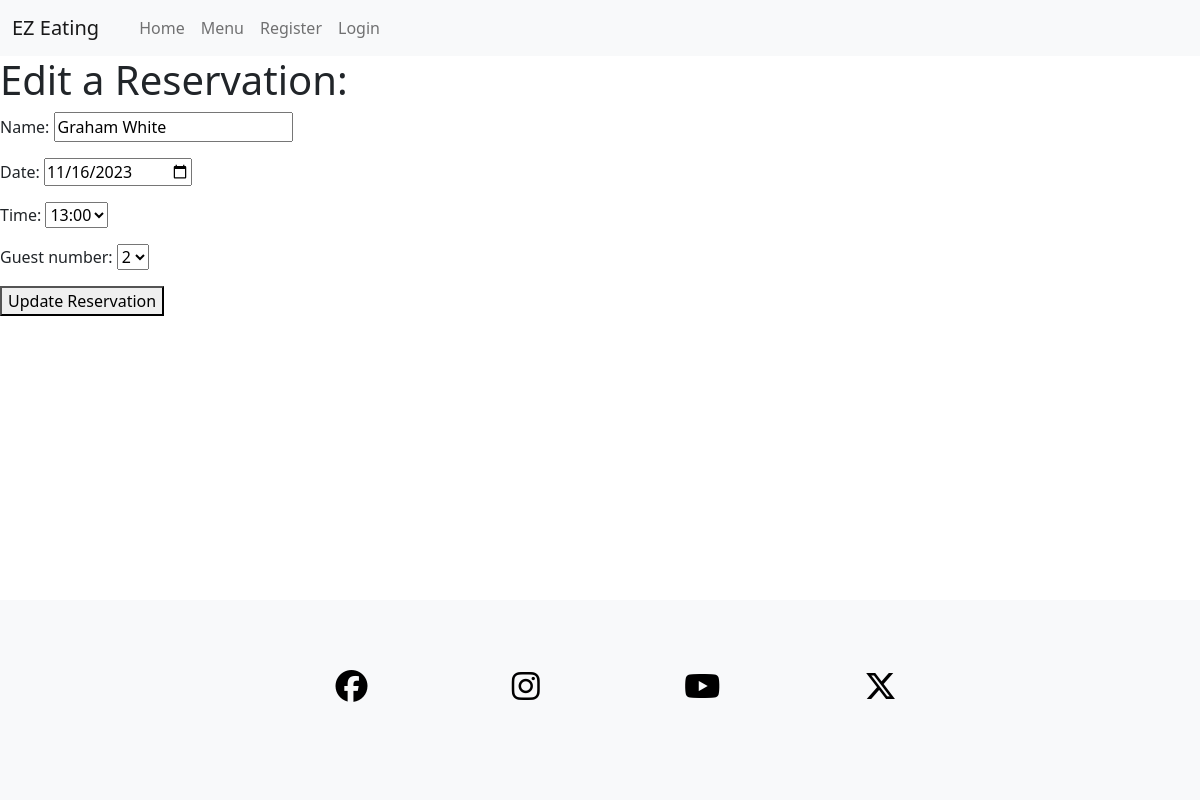
Screenshot of /edit/5 with the database file from the repository.
### booking/models.py (models this page shows, shortened)
class Reservation(models.Model):
    name = models.CharField(max_length=50, null=False, blank=False)
    date = models.DateField(null=False, blank=False)
    time = models.TimeField(null=False, blank=False)
    guest_number = models.IntegerField(null=False, blank=False)
    user = models.ForeignKey(
        settings.AUTH_USER_MODEL, on_delete=models.CASCADE,
        blank=True, null=True
        )
    class Meta:
        unique_together = ('date', 'time',)

### booking/views.py (the view)
# urls.py: path('edit/<reservation_id>', views.edit_reservation, name='edit'),
def edit_reservation(request, reservation_id):
    reservation = get_object_or_404(Reservation, id=reservation_id)
    if request.method == "POST":
        form = ReservationForm(request.POST, instance=reservation)
        if form.is_valid():
            form.save()
            return redirect('get_booking_list')
    form = ReservationForm(instance=reservation)
    context = {
        'form': form
    }
    return render(request, 'edit_reservation.html', context)

### booking/forms.py (shortened to what this page needs)
class ReservationForm(forms.ModelForm):
    class Meta:
        model = Reservation
        fields = ['name', 'date', 'time', 'guest_number']
        widgets = {
            'date': forms.DateInput(attrs={'type': 'date'}),
            'time': forms.Select(choices=time_choices),
            'guest_number': forms.Select(choices=guest_number_choices)
        }

### templates/edit_reservation.html (shortened to what this page needs)
{% extends "base.html" %}
{% block content %}
<h1>Edit a Reservation:</h1>
    <form method="POST">
        {{ form.as_p }}
        <div>
            <p>
                <button type="submit">Update Reservation</button>
            </p>
        </div>
    </form>
{%endblock%}

### rows the page displays
Reservation: name "Graham White", date "11/16/2023", time "13:00", guest_number "2"
